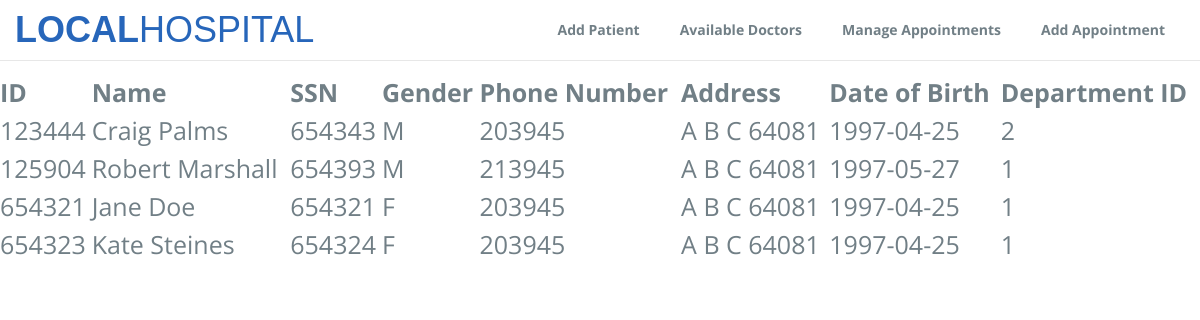
The page / on the database its author committed.
### tables this page shows
CREATE TABLE Patient (
 PatientID INT NOT NULL,
 First VARCHAR(30) NOT NULL,
 Last VARCHAR(30) NOT NULL,
 SSN INT(9) NOT NULL UNIQUE,
 Gender VARCHAR(1) NOT NULL,
 Phone VARCHAR(10) NOT NULL,
 Street VARCHAR(30) NOT NULL,
 City VARCHAR(30) NOT NULL,
 State VARCHAR(30) NOT NULL,
 ZipCode INT(5) NOT NULL,
 Date_Of_Birth DATE NOT NULL,
 Dept_ID INT NOT NULL,
 PRIMARY KEY (PatientID));

### index.php (the view, shortened to what this page needs)
<!DOCTYPE html>
  <link rel="stylesheet" type="text/css" href="css/font-awesome.min.css">
  <link rel="stylesheet" type="text/css" href="css/bootstrap.min.css">
  <link rel="stylesheet" type="text/css" href="css/imagehover.min.css">
  <link rel="stylesheet" type="text/css" href="css/style.css">
</head>
<body>
  <nav class="navbar navbar-default navbar-fixed-top">
    <div class="container">
      <div class="navbar-header">
        <a class="navbar-brand" href="index.php">Local<span>Hospital</span></a>
      </div>
      <div class="collapse navbar-collapse" id="myNavbar">
        <ul class="nav navbar-nav navbar-right">
          <li><a href="addpatient.php">Add Patient</a></li>
          <li><a href="availabledoctors.php">Available Doctors</a></li>
          <li><a href="appointments.php">Manage Appointments</a></li>
		  <li><a href="addappointment.php">Add Appointment</a></li>
        </ul>
      </div>
    </div>
  </nav>
<br>
<br>
<br>
<?php
require 'dbcheck.inc.php';
$sql = "SELECT PatientID, First, Last, SSN, Gender, Phone, Street, City, State, ZipCode, Date_Of_Birth, Dept_ID FROM patient";
$result = $conn->query($sql);
if ($result->num_rows > 0 ) {
    echo "<table>
	<tr>
		<th>ID</th>
		<th>Name</th>
		<th>SSN</th>
		<th>Gender</th>
		<th>Phone Number</th>
		<th>Address</th>
		<th>Date of Birth</th>
		<th>Department ID</th>
	</tr>";
    while($row = $result->fetch_assoc() ) {
        echo
        "<tr><td>".$row["PatientID"].
        "</td><td>". $row["First"] ," ". $row["Last"] .
        "</td><td>" . $row["SSN"] .
        "</td><td>" . $row["Gender"] .
        "</td><td>" . $row["Phone"] .
        "</td><td>". $row["Street"] ," ". $row["City"]," " .$row["State"] ," ".$row["ZipCode"].
        "</td><td>" . $row["Date_Of_Birth"] .
        "</td><td>" . $row["Dept_ID"] .
        "</td><tr>";
      }
   echo "</table>";
} else {
    echo "0 results";
}
?>
<body>
</head>

### css/style.css (style rules this page uses)
body { font-size: 15px; line-height: 1.52; color: #717f86; font-size: 16px; font-family: 'Open Sans', sans-serif; font-weight: 400; }
table { border-collapse: collapse; width: 100%; color: #717f86; font-size: 25px; text-align: left; }
.navbar-default .navbar-brand { color:#2766BA; }
.navbar-default { background-color: #ffffff; }
.navbar-default .navbar-nav > li > a { color: #717f86; font-size: 14px; font-weight: 700; }
.navbar-nav > li > a { padding: 0px; margin: 10px 5px; padding: 10px 15px; }
.navbar-default .navbar-brand { font-family: 'Dosis', sans-serif !important; font-weight: 700; text-transform: uppercase; padding: 0px; height: inherit; font-size: 36px; margin: 20px 0px; }
.navbar-default .navbar-brand span { font-weight: 100 !important; }
.navbar { margin-bottom: 0px; }

### rows shown on the page
patient: PatientID "123444", First "Craig", Last "Palms", SSN "654343", Gender "M", Phone "203945", Street "A", City "B", State "C", ZipCode "64081", Date_Of_Birth "1997-04-25", Dept_ID "2"
patient: PatientID "125904", First "Robert", Last "Marshall", SSN "654393", Gender "M", Phone "213945", Street "A", City "B", State "C", ZipCode "64081", Date_Of_Birth "1997-05-27", Dept_ID "1"
patient: PatientID "654321", First "Jane", Last "Doe", SSN "654321", Gender "F", Phone "203945", Street "A", City "B", State "C", ZipCode "64081", Date_Of_Birth "1997-04-25", Dept_ID "1"
patient: PatientID "654323", First "Kate", Last "Steines", SSN "654324", Gender "F", Phone "203945", Street "A", City "B", State "C", ZipCode "64081", Date_Of_Birth "1997-04-25", Dept_ID "1"
